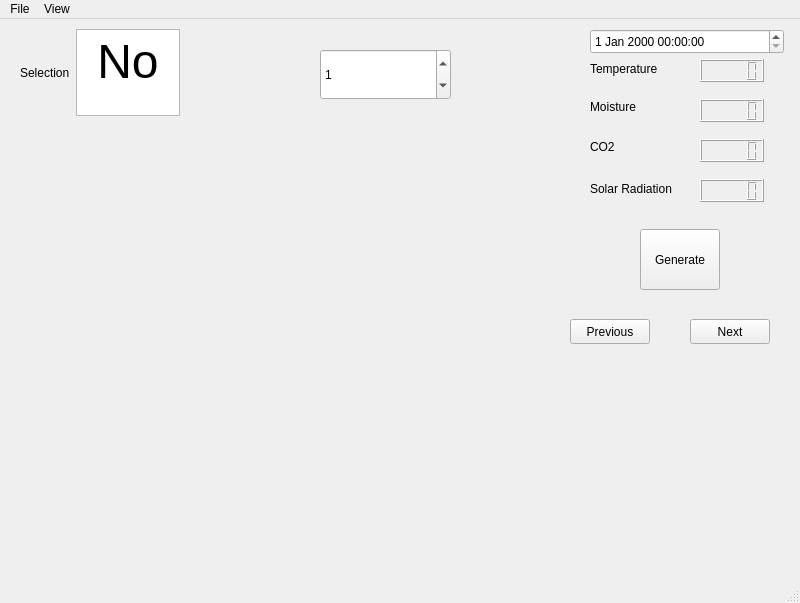
<?xml version="1.0" encoding="UTF-8"?>
<ui version="4.0">
 <class>MainWindow</class>
 <widget class="QMainWindow" name="MainWindow">
  <property name="geometry">
   <rect>
    <x>0</x>
    <y>0</y>
    <width>800</width>
    <height>603</height>
   </rect>
  </property>
  <property name="windowTitle">
   <string>EnvStage_simulation</string>
  </property>
  <widget class="QWidget" name="centralwidget">
   <widget class="QLCDNumber" name="lcdNumber">
    <property name="geometry">
     <rect>
      <x>700</x>
      <y>40</y>
      <width>64</width>
      <height>23</height>
     </rect>
    </property>
   </widget>
   <widget class="QLCDNumber" name="lcdNumber_2">
    <property name="geometry">
     <rect>
      <x>700</x>
      <y>80</y>
      <width>64</width>
      <height>23</height>
     </rect>
    </property>
   </widget>
   <widget class="QLCDNumber" name="lcdNumber_3">
    <property name="geometry">
     <rect>
      <x>700</x>
      <y>120</y>
      <width>64</width>
      <height>23</height>
     </rect>
    </property>
   </widget>
   <widget class="QLCDNumber" name="lcdNumber_4">
    <property name="geometry">
     <rect>
      <x>700</x>
      <y>160</y>
      <width>64</width>
      <height>23</height>
     </rect>
    </property>
   </widget>
   <widget class="QLabel" name="label">
    <property name="geometry">
     <rect>
      <x>590</x>
      <y>40</y>
      <width>81</width>
      <height>20</height>
     </rect>
    </property>
    <property name="text">
     <string>Temperature</string>
    </property>
   </widget>
   <widget class="QLabel" name="label_2">
    <property name="geometry">
     <rect>
      <x>590</x>
      <y>80</y>
      <width>55</width>
      <height>16</height>
     </rect>
    </property>
    <property name="text">
     <string>Moisture</string>
    </property>
   </widget>
   <widget class="QLabel" name="label_3">
    <property name="geometry">
     <rect>
      <x>590</x>
      <y>120</y>
      <width>55</width>
      <height>16</height>
     </rect>
    </property>
    <property name="text">
     <string>CO2</string>
    </property>
   </widget>
   <widget class="QLabel" name="label_4">
    <property name="geometry">
     <rect>
      <x>590</x>
      <y>160</y>
      <width>91</width>
      <height>20</height>
     </rect>
    </property>
    <property name="text">
     <string>Solar Radiation</string>
    </property>
   </widget>
   <widget class="QDateTimeEdit" name="dateTimeEdit">
    <property name="geometry">
     <rect>
      <x>590</x>
      <y>10</y>
      <width>194</width>
      <height>25</height>
     </rect>
    </property>
   </widget>
   <widget class="QPushButton" name="pushButton">
    <property name="geometry">
     <rect>
      <x>570</x>
      <y>300</y>
      <width>80</width>
      <height>25</height>
     </rect>
    </property>
    <property name="text">
     <string>Previous</string>
    </property>
   </widget>
   <widget class="QPushButton" name="pushButton_2">
    <property name="geometry">
     <rect>
      <x>690</x>
      <y>300</y>
      <width>80</width>
      <height>25</height>
     </rect>
    </property>
    <property name="text">
     <string>Next</string>
    </property>
   </widget>
   <widget class="QPushButton" name="pushButton_3">
    <property name="geometry">
     <rect>
      <x>640</x>
      <y>210</y>
      <width>80</width>
      <height>61</height>
     </rect>
    </property>
    <property name="text">
     <string>Generate</string>
    </property>
   </widget>
   <widget class="QSpinBox" name="spinBox">
    <property name="geometry">
     <rect>
      <x>320</x>
      <y>30</y>
      <width>131</width>
      <height>51</height>
     </rect>
    </property>
    <property name="minimum">
     <number>-1</number>
    </property>
    <property name="maximum">
     <number>4</number>
    </property>
    <property name="value">
     <number>1</number>
    </property>
   </widget>
   <widget class="QWidget" name="horizontalLayoutWidget">
    <property name="geometry">
     <rect>
      <x>20</x>
      <y>10</y>
      <width>160</width>
      <height>87</height>
     </rect>
    </property>
    <layout class="QHBoxLayout" name="horizontalLayout">
     <item>
      <widget class="QLabel" name="label_5">
       <property name="text">
        <string>Selection</string>
       </property>
      </widget>
     </item>
     <item>
      <widget class="QTextEdit" name="textEdit">
       <property name="frameShadow">
        <enum>QFrame::Plain</enum>
       </property>
       <property name="html">
        <string>&lt;!DOCTYPE HTML PUBLIC &quot;-//W3C//DTD HTML 4.0//EN&quot; &quot;http://www.w3.org/TR/REC-html40/strict.dtd&quot;&gt;
&lt;html&gt;&lt;head&gt;&lt;meta name=&quot;qrichtext&quot; content=&quot;1&quot; /&gt;&lt;style type=&quot;text/css&quot;&gt;
p, li { white-space: pre-wrap; }
&lt;/style&gt;&lt;/head&gt;&lt;body style=&quot; font-family:'MS Shell Dlg 2'; font-size:6.5pt; font-weight:400; font-style:normal;&quot;&gt;
&lt;p align=&quot;center&quot; style=&quot; margin-top:0px; margin-bottom:0px; margin-left:0px; margin-right:0px; -qt-block-indent:0; text-indent:0px;&quot;&gt;&lt;span style=&quot; font-size:36pt;&quot;&gt;No&lt;/span&gt;&lt;/p&gt;&lt;/body&gt;&lt;/html&gt;</string>
       </property>
      </widget>
     </item>
    </layout>
   </widget>
   <widget class="QChartView" name="chart_view" native="true">
    <property name="geometry">
     <rect>
      <x>20</x>
      <y>100</y>
      <width>541</width>
      <height>411</height>
     </rect>
    </property>
   </widget>
   <widget class="QChartView" name="chart_view1" native="true">
    <property name="geometry">
     <rect>
      <x>570</x>
      <y>340</y>
      <width>211</width>
      <height>171</height>
     </rect>
    </property>
   </widget>
  </widget>
  <widget class="QMenuBar" name="menubar">
   <property name="geometry">
    <rect>
     <x>0</x>
     <y>0</y>
     <width>800</width>
     <height>21</height>
    </rect>
   </property>
   <widget class="QMenu" name="menuFile">
    <property name="title">
     <string>File</string>
    </property>
    <addaction name="actionOpen"/>
    <addaction name="actionNew"/>
    <addaction name="actionSave"/>
    <addaction name="actionSave_as"/>
    <addaction name="actionPreference"/>
    <addaction name="actionExit"/>
   </widget>
   <widget class="QMenu" name="menuView">
    <property name="title">
     <string>View</string>
    </property>
    <addaction name="actionShow_all"/>
   </widget>
   <addaction name="menuFile"/>
   <addaction name="menuView"/>
  </widget>
  <widget class="QStatusBar" name="statusbar"/>
  <action name="actionOpen">
   <property name="text">
    <string>Open</string>
   </property>
  </action>
  <action name="actionNew">
   <property name="text">
    <string>New</string>
   </property>
  </action>
  <action name="actionSave">
   <property name="text">
    <string>Save</string>
   </property>
  </action>
  <action name="actionSave_as">
   <property name="text">
    <string>Save as</string>
   </property>
  </action>
  <action name="actionPreference">
   <property name="text">
    <string>Preference</string>
   </property>
  </action>
  <action name="actionExit">
   <property name="text">
    <string>Exit</string>
   </property>
  </action>
  <action name="actionShow_all">
   <property name="text">
    <string>Show all</string>
   </property>
  </action>
 </widget>
 <customwidgets>
  <customwidget>
   <class>QChartView</class>
   <extends>QWidget</extends>
   <header location="global">qchartview.h</header>
   <container>1</container>
  </customwidget>
 </customwidgets>
 <resources/>
 <connections/>
</ui>
